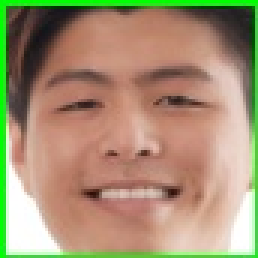
#> input picture HaarCascade/face_0.jpg, 86 x 86 px (shown 3 times larger); its folder holds only this picture in this run
$ python haar_detec.py --image face_0.jpg
#> lines starting #> are read from the running program, lines starting #| are printed output that depends on the picture
# import the necessary packages
import argparse
import imutils
import cv2
# construct the argument parser and parse the arguments
ap = argparse.ArgumentParser()
ap.add_argument("-i", "--image", type=str, required=True,
	help="path to input image")
ap.add_argument("-c", "--cascade", type=str,
	default="haarcascade_frontalface_default.xml",
	help="path to haar cascade face detector")
args = vars(ap.parse_args())

# load the haar cascade face detector from
print("[INFO] loading face detector...")
detector = cv2.CascadeClassifier(args["cascade"])
# load the input image from disk, resize it, and convert it to
# grayscale
image = cv2.imread(args["image"])
#> image is the input picture: shape (86, 86, 3); mean B, G, R 115, 145.8, 166
# check if the image was successfully loaded
if image is None:
    print(f"[ERROR] could not read image from {args['image']}")
    exit()

image = imutils.resize(image, width=900)
#> image: shape (900, 900, 3)
gray = cv2.cvtColor(image, cv2.COLOR_BGR2GRAY)
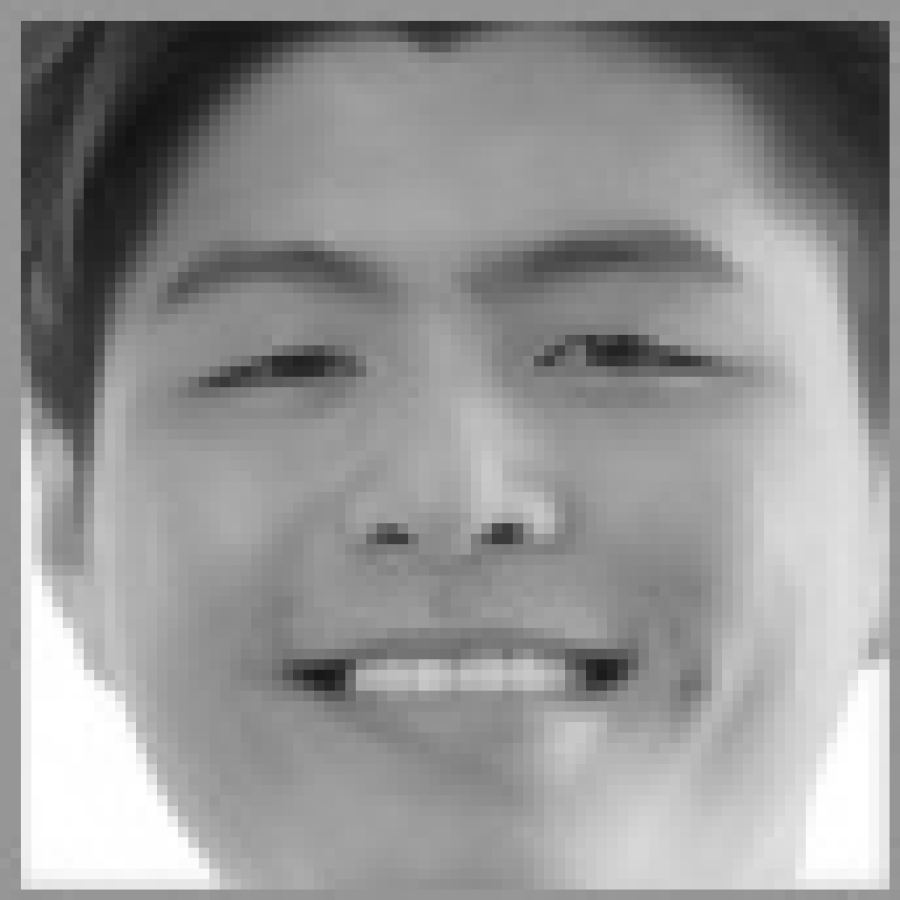
#> gray: shape (900, 900); min 19, max 255, mean 148.3

# detect faces in the input image using the haar cascade face
# detector
print("[INFO] performing face detection...")
faces = detector.detectMultiScale(gray, scaleFactor=1.09,
	minNeighbors=21, minSize=(30, 30),
	flags=cv2.CASCADE_SCALE_IMAGE)
#> faces = [[73, 53, 765, 765]]
print("[INFO] {} faces detected...".format(len(faces)))
#> (printed output is left out)
# loop over the bounding boxes
for (x, y, w, h) in faces:
	# draw the face bounding box on the image
	cv2.rectangle(image, (x, y), (x + w, y + h), (0, 255, 0), 2)
#> this loop made 1 pass
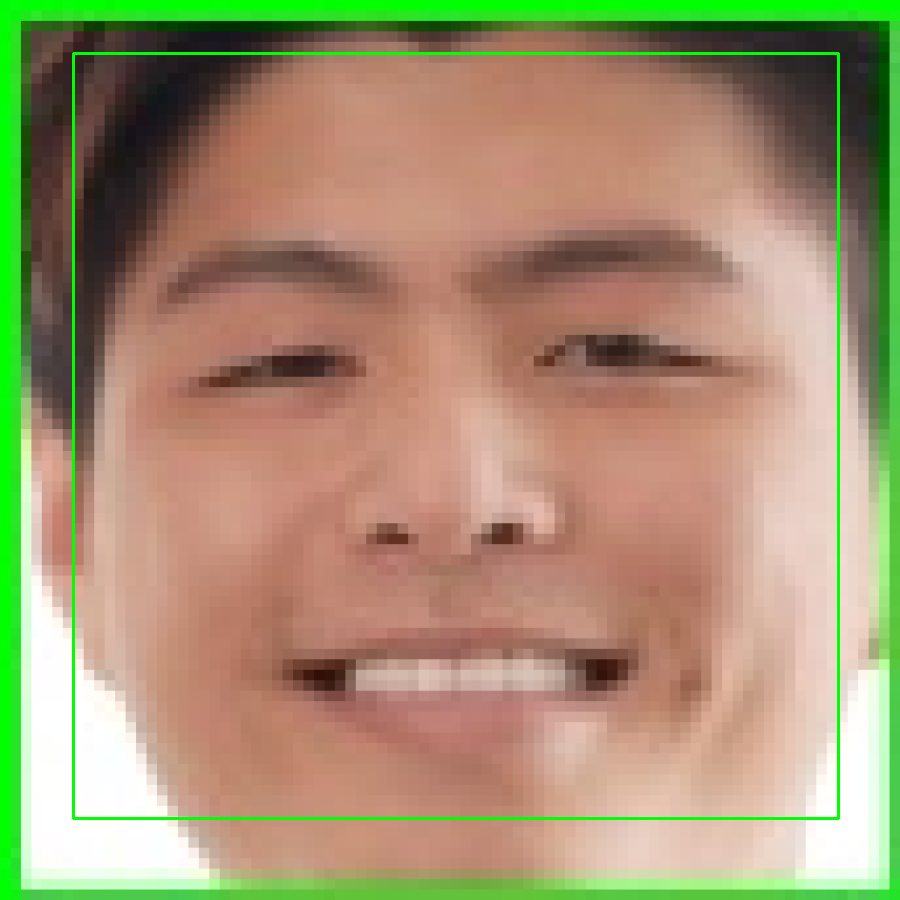
#> image: shape (900, 900, 3); mean B, G, R 113.5, 147.1, 164.1
# show the output image

# Cắt và lưu khuôn mặt đã phát hiện trong ảnh input:
# Cắt và lưu từng khuôn mặt
for i, (x, y, w, h) in enumerate(faces):
    # Cắt vùng khuôn mặt từ ảnh gốc
    face_roi = image[y:y+h, x:x+w]
    # Lưu khuôn mặt đã cắt
    cv2.imwrite(f"face_{i}.jpg", face_roi)
#> this loop made 1 pass
#> pass 1, `face_roi = image[y:y+h, x:x+w]`:
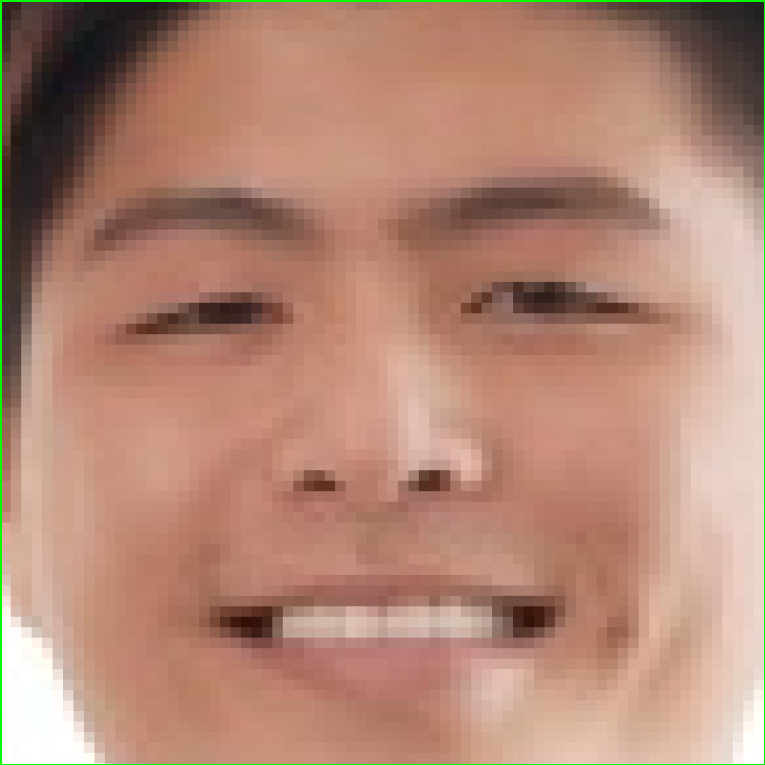
#> face_roi: shape (765, 765, 3); mean B, G, R 116.7, 135.4, 178.2

cv2.imshow("Face", face_roi)


# cv2.imshow("Image", image)
cv2.waitKey(0)
cv2.destroyAllWindows()

$ run again, on HaarCascade/face_4.jpg
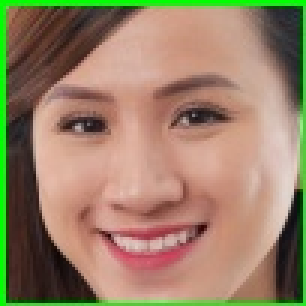
#> input picture HaarCascade/face_4.jpg, 102 x 102 px (shown 3 times larger)
#> image is the input picture: shape (102, 102, 3); mean B, G, R 102.7, 129.4, 152.4
#> faces = [[38, 82, 730, 730]]
#> (printed output is left out)
#> the loop `for (x, y, w, h) in faces:` made 1 pass
#> after the loop `for (x, y, w, h) in faces:`:
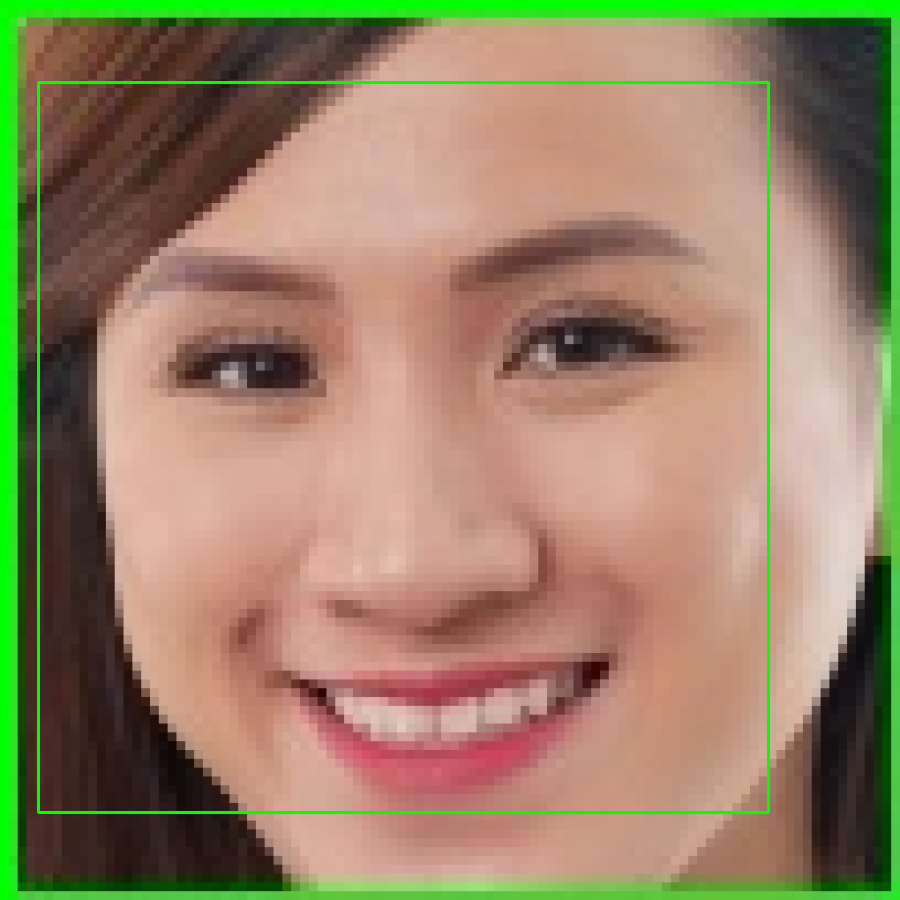
#> image: shape (900, 900, 3); mean B, G, R 101.6, 130.9, 150.9
#> the loop `for i, (x, y, w, h) in enumerate(faces):` made 1 pass
#> pass 1, `face_roi = image[y:y+h, x:x+w]`:
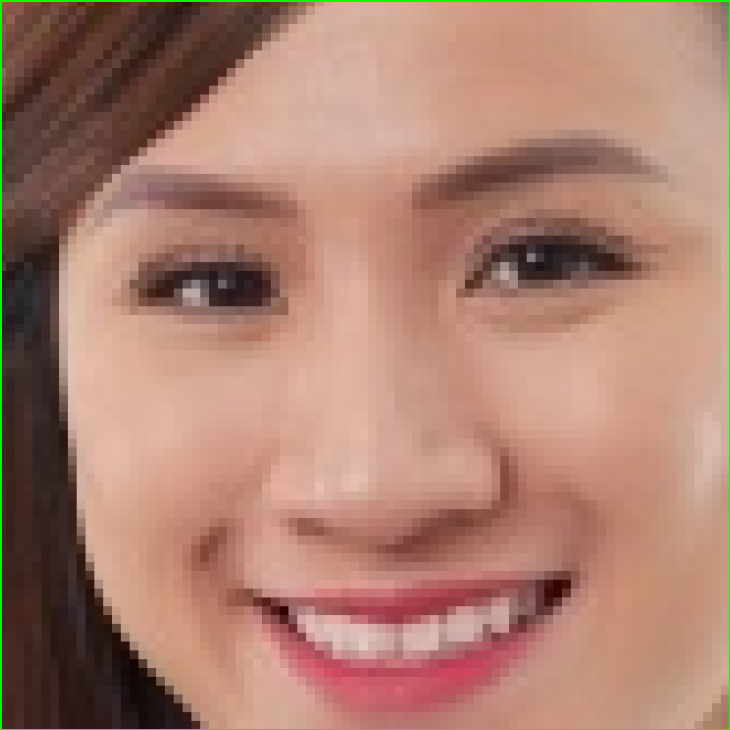
#> face_roi: shape (730, 730, 3); mean B, G, R 112.5, 128.7, 171.5

$ run again, on HaarCascade/face_1.jpg
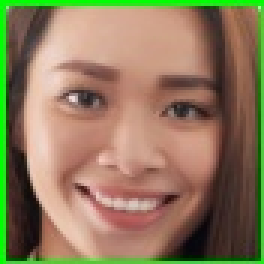
#> input picture HaarCascade/face_1.jpg, 88 x 88 px (shown 3 times larger)
#> image is the input picture: shape (88, 88, 3); mean B, G, R 92.2, 122.5, 142.4
#> faces = [[67, 59, 766, 766]]
#> (printed output is left out)
#> the loop `for (x, y, w, h) in faces:` made 1 pass
#> after the loop `for (x, y, w, h) in faces:`:
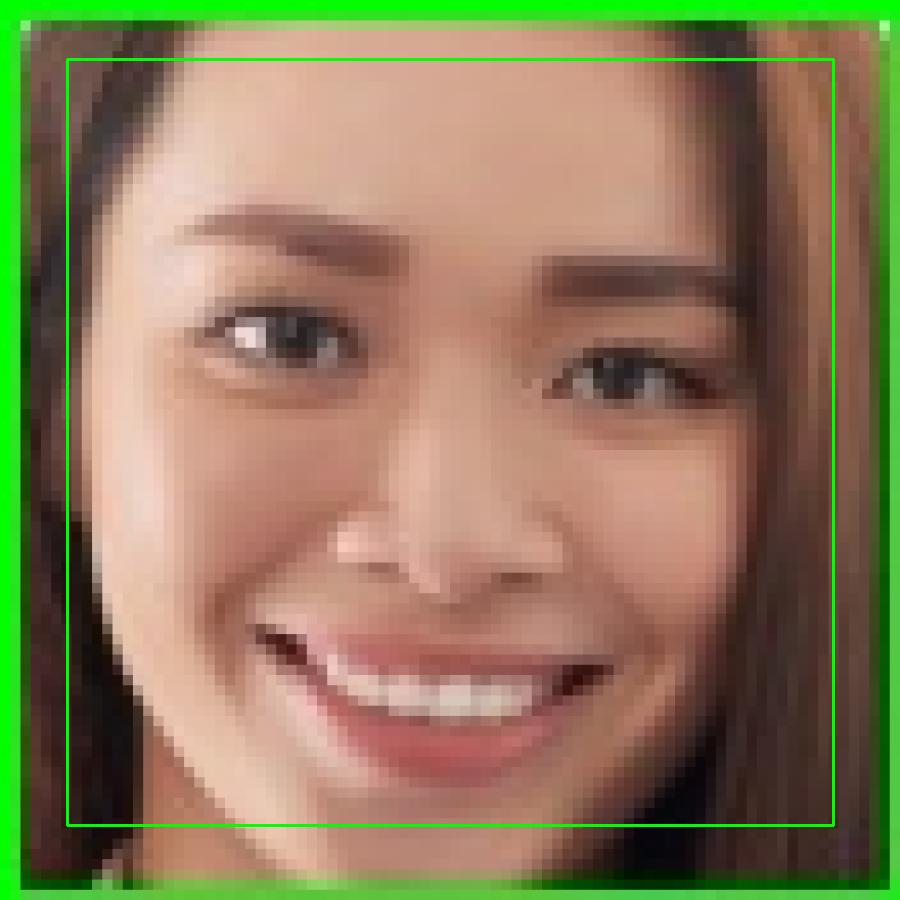
#> image: shape (900, 900, 3); mean B, G, R 91.4, 124.4, 141
#> the loop `for i, (x, y, w, h) in enumerate(faces):` made 1 pass
#> pass 1, `face_roi = image[y:y+h, x:x+w]`:
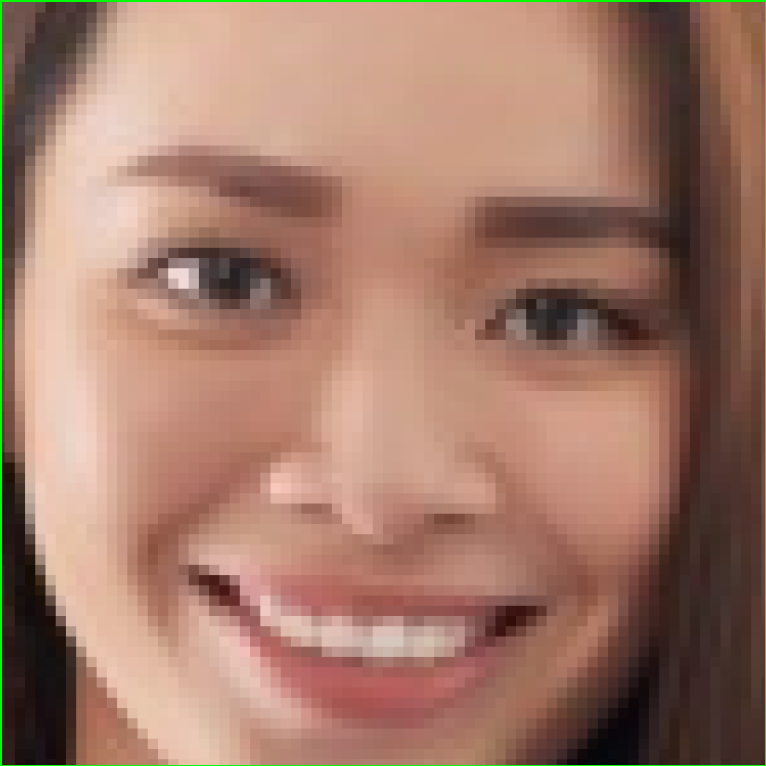
#> face_roi: shape (766, 766, 3); mean B, G, R 105.8, 122.7, 162.1

$ run again, on HaarCascade/face_2.jpg
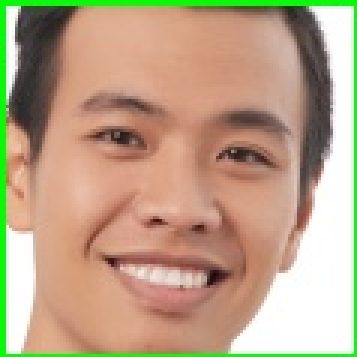
#> input picture HaarCascade/face_2.jpg, 119 x 119 px (shown 3 times larger)
#> image is the input picture: shape (119, 119, 3); mean B, G, R 134.7, 163.4, 187.5
#> faces = [[63, 66, 772, 772]]
#> (printed output is left out)
#> the loop `for (x, y, w, h) in faces:` made 1 pass
#> after the loop `for (x, y, w, h) in faces:`:
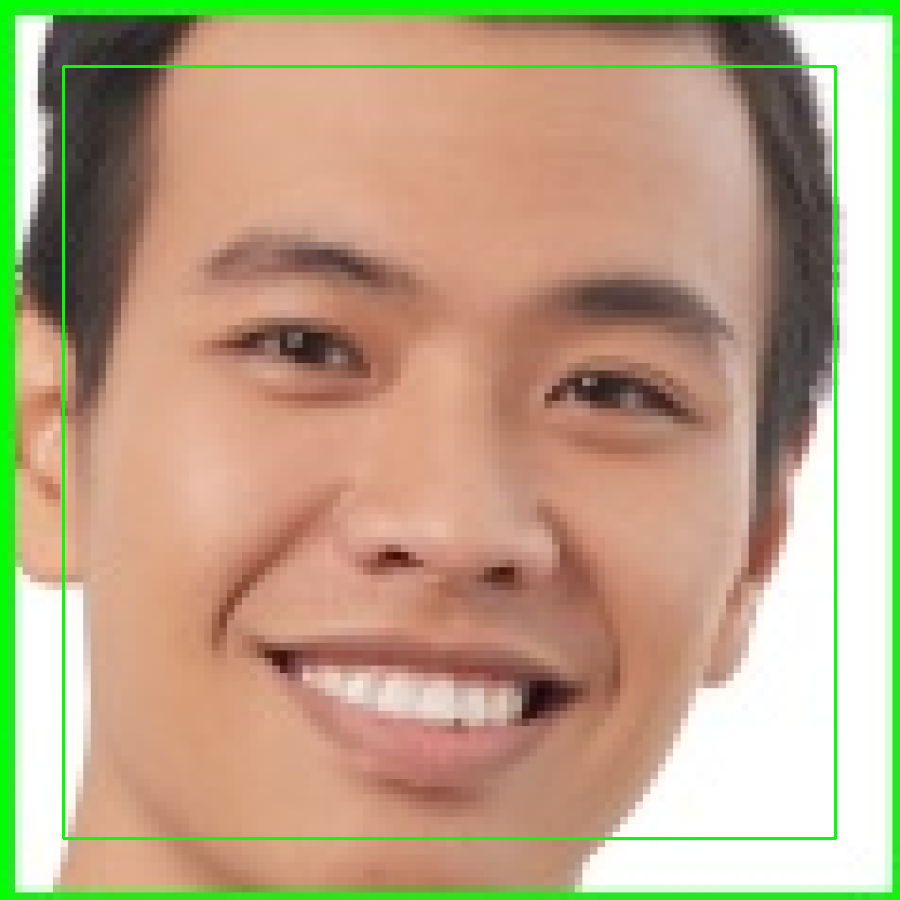
#> image: shape (900, 900, 3); mean B, G, R 132.7, 164.3, 185.2
#> the loop `for i, (x, y, w, h) in enumerate(faces):` made 1 pass
#> pass 1, `face_roi = image[y:y+h, x:x+w]`:
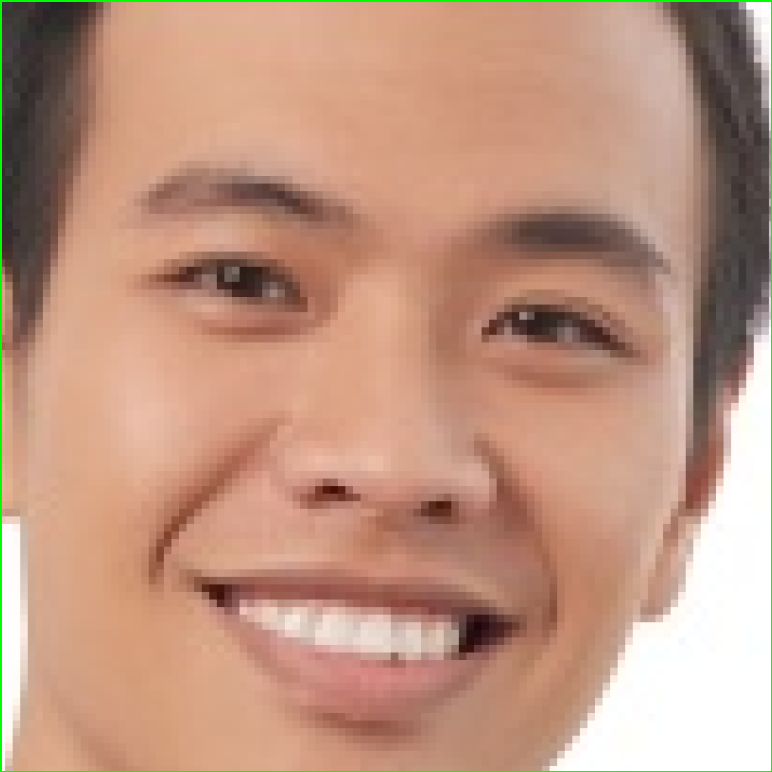
#> face_roi: shape (772, 772, 3); mean B, G, R 128.8, 150.1, 191.1

$ run again, on HaarCascade/face_3.jpg
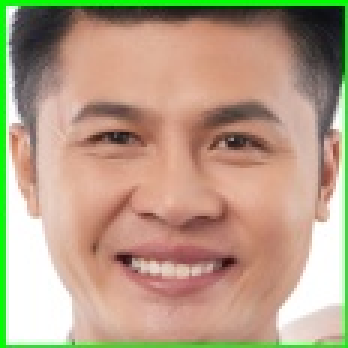
#> input picture HaarCascade/face_3.jpg, 116 x 116 px (shown 3 times larger)
#> image is the input picture: shape (116, 116, 3); mean B, G, R 133.6, 159.1, 181.7
#> faces = [[82, 74, 746, 746]]
#> (printed output is left out)
#> the loop `for (x, y, w, h) in faces:` made 1 pass
#> after the loop `for (x, y, w, h) in faces:`:
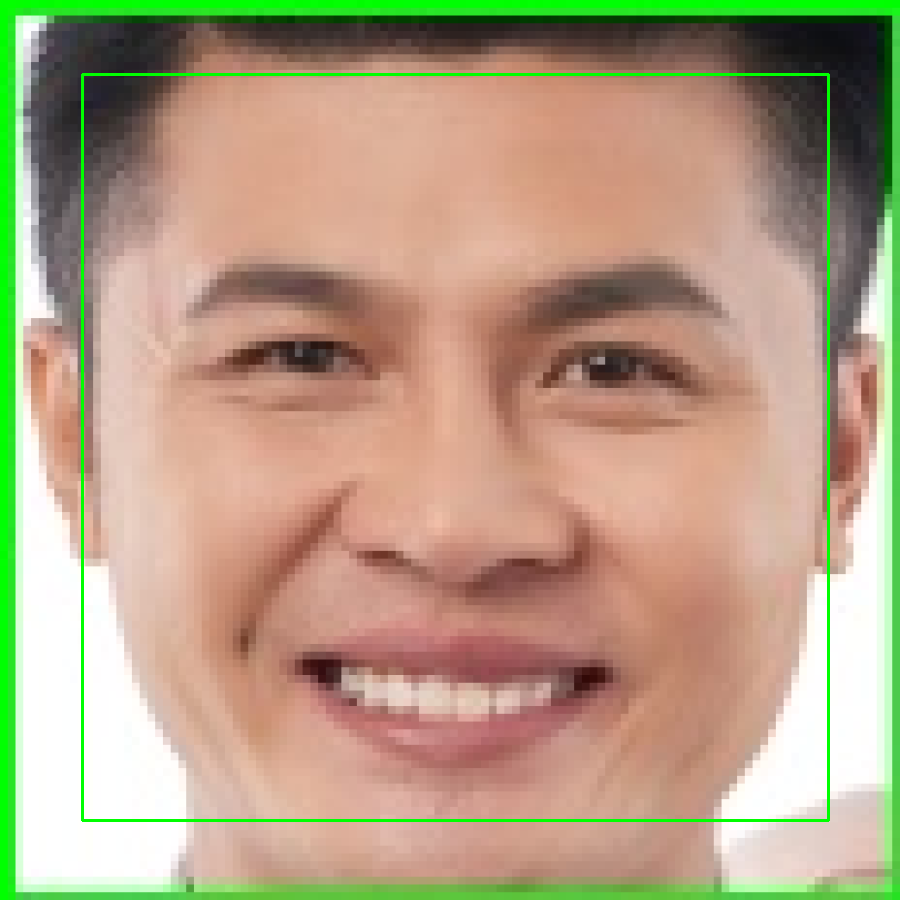
#> image: shape (900, 900, 3); mean B, G, R 132, 160.2, 179.7
#> the loop `for i, (x, y, w, h) in enumerate(faces):` made 1 pass
#> pass 1, `face_roi = image[y:y+h, x:x+w]`:
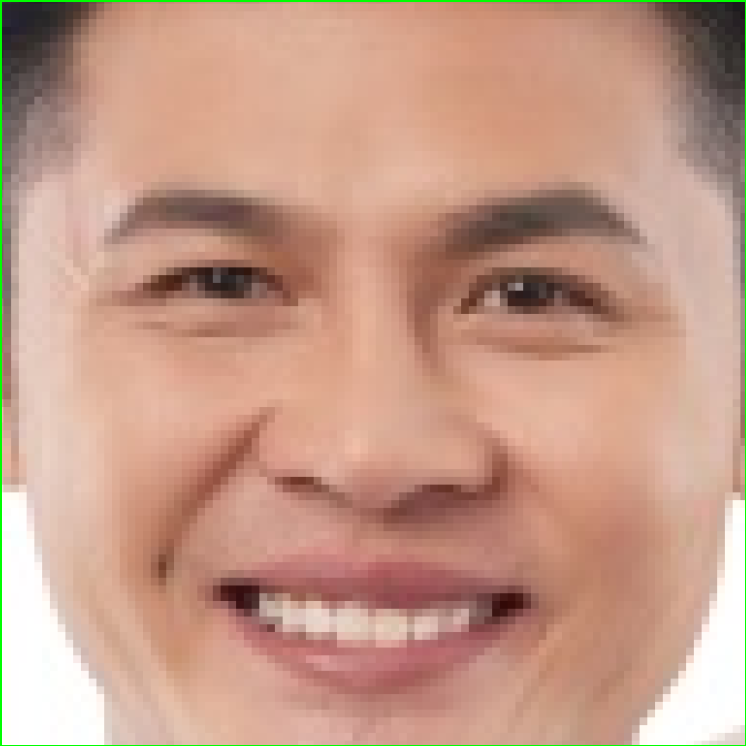
#> face_roi: shape (746, 746, 3); mean B, G, R 135.9, 154.7, 196.3
